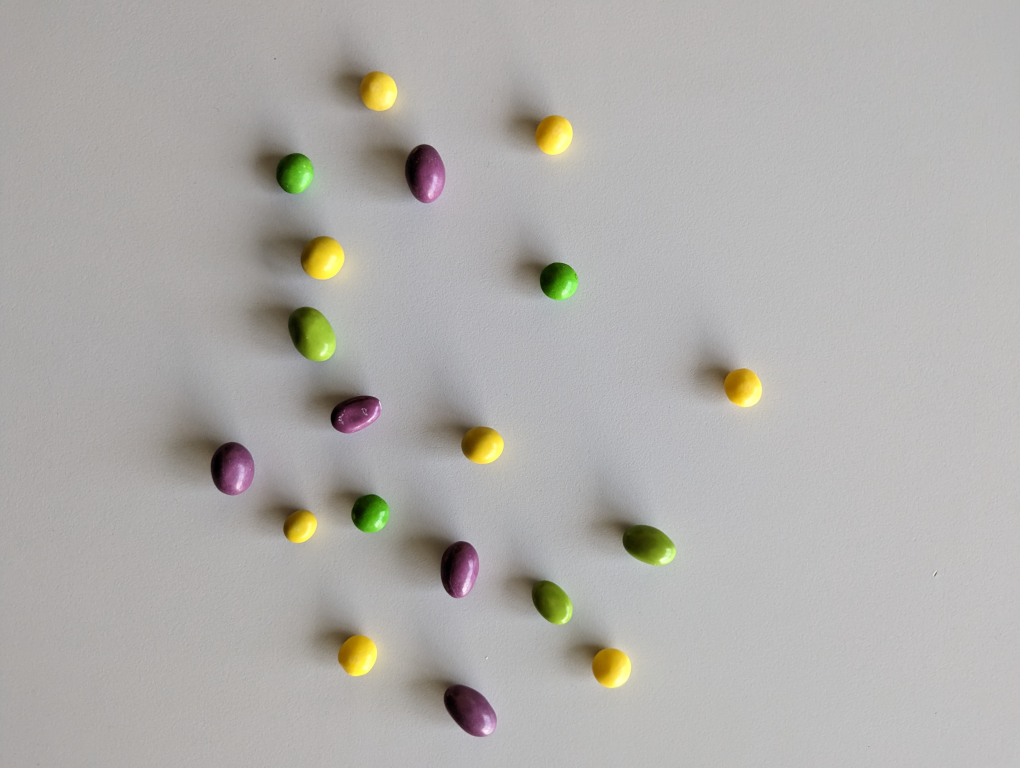
#> input picture data/2.jpg, 4080 x 3072 px (shown at 1/4 size)
$ python main.py
#> lines starting #> are read from the running program, lines starting #| are printed output that depends on the picture; after the words box and inside, x2 and y2 are one past the last pixel; in counts of white or black regions, pixels touching at a corner belong together
import numpy as np
import cv2 as cv


i=2
img=cv.imread('data/'+str(i)+'.jpg')
#> img is the input picture: shape (3072, 4080, 3); mean B, G, R 170.7, 173.9, 176

scale_percent = 25  # percent of original size
width = int(img.shape[1] * scale_percent / 100)
height = int(img.shape[0] * scale_percent / 100)
dim = (width, height)
if(img.shape[1]>2000):
    img = cv.resize(img, dim, interpolation=cv.INTER_AREA)
#> img: shape (768, 1020, 3)

img = cv.medianBlur(img, 5)
#konwersja na hsv
hsv = cv.cvtColor(img, cv.COLOR_BGR2HSV)
#> hsv: shape (768, 1020, 3); mean H, S, V 46.7, 12, 176.9


#progi na zielony
lower_green = np.array([34, 100, 20])
upper_green = np.array([62, 255, 255])

#progi na zolty
lower_yellow = np.array([20, 100, 100])
upper_yellow = np.array([30, 255, 255])

#progi na bordo
lower_purple = np.array([155, 125, 5])
upper_purple = np.array([179, 255, 125])

#progi na czerwony
lower_red = np.array([140, 100, 160])
upper_red = np.array([179, 255, 255])


#maska
mask = cv.inRange(hsv, lower_green, upper_green)
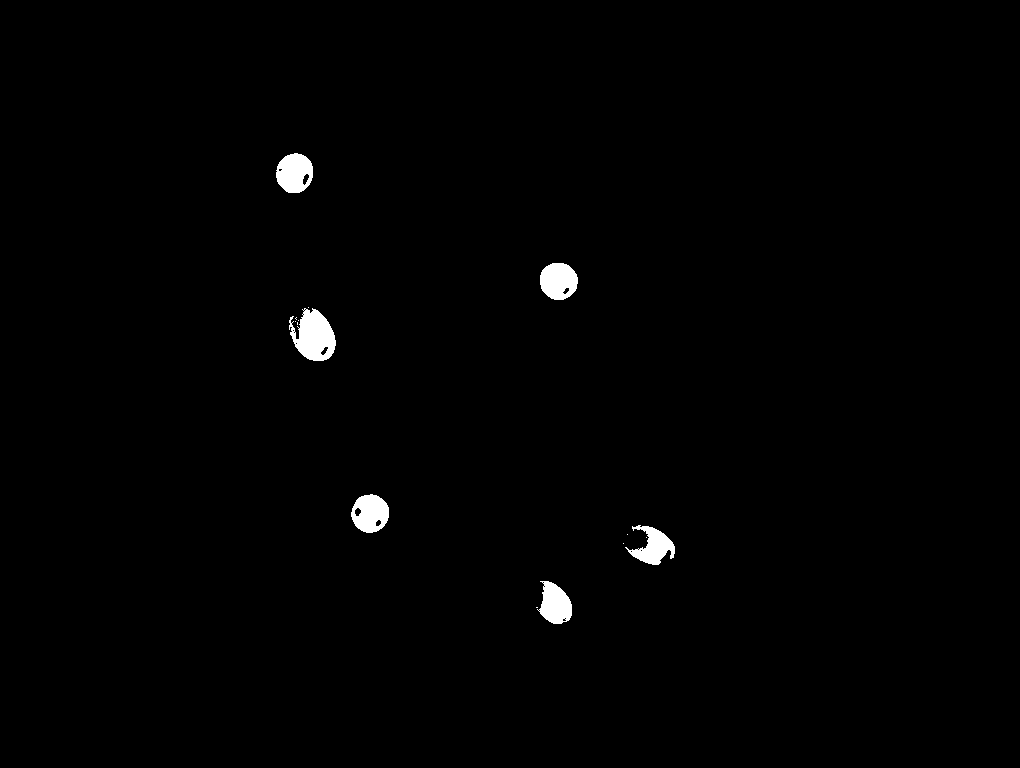
#> mask: shape (768, 1020); 0.89% white; 15 white regions (9 under 20 px), largest, box (x1, y1, x2, y2) and area: (289, 308, 336, 361) 1625, (276, 153, 313, 193) 1123, (540, 263, 578, 300) 1101, (351, 494, 389, 533) 1083, (537, 581, 572, 624) 1012, (625, 525, 675, 565) 988
mask_yellow = cv.inRange(hsv, lower_yellow, upper_yellow)
#> mask_yellow: shape (768, 1020); 1.1% white; 13 white regions (5 under 20 px), largest, box (x1, y1, x2, y2) and area: (302, 236, 344, 279) 1265, (338, 634, 377, 676) 1225, (588, 646, 630, 688) 1116
mask_purple = cv.inRange(hsv, lower_purple, upper_purple)
#> mask_purple: shape (768, 1020); 0.4% white; 14 white regions (9 under 20 px), largest, box (x1, y1, x2, y2) and area: (332, 396, 376, 431) 777, (442, 543, 470, 595) 659, (409, 148, 431, 198) 608, (445, 687, 472, 730) 587, (213, 444, 235, 490) 455
mask_red = cv.inRange(hsv, lower_red, upper_red)
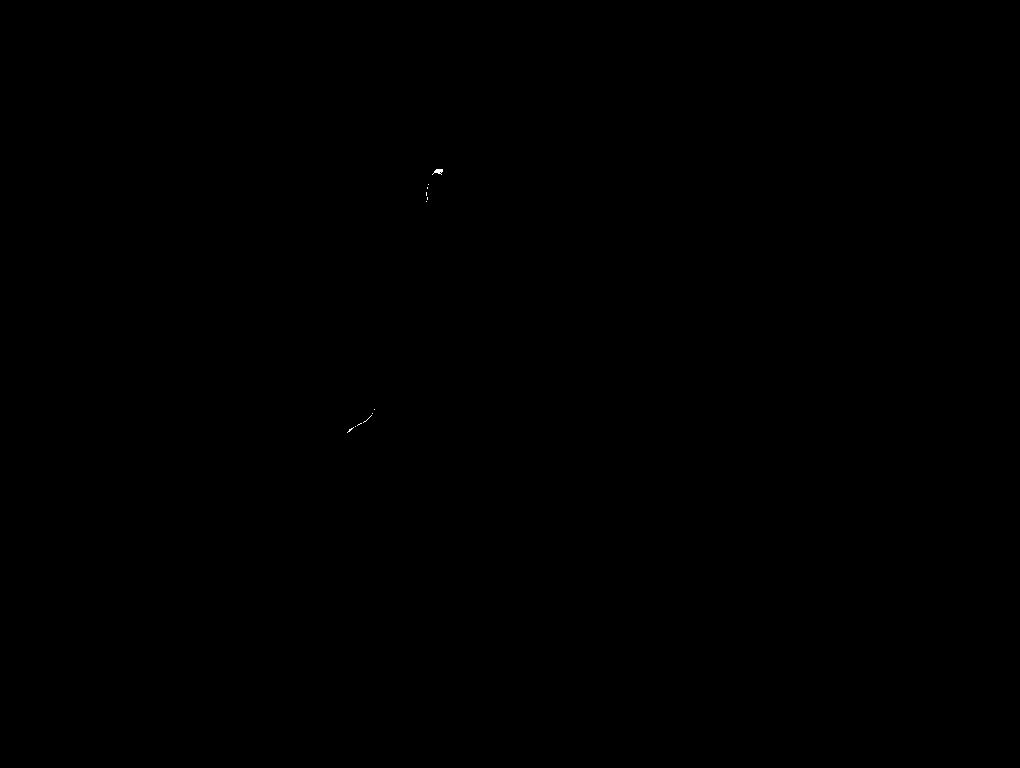
#> mask_red: shape (768, 1020); 0.01% white in thin lines or dots, all inside (x1, y1, x2, y2) = (347, 169, 443, 433)


blur = cv.medianBlur(mask, 5)
#> blur: shape (768, 1020); 0.89% white; 7 white regions (1 under 20 px), largest, box (x1, y1, x2, y2) and area: (290, 309, 336, 361) 1618, (276, 153, 313, 193) 1136, (540, 263, 578, 300) 1109, (351, 494, 389, 533) 1100, (539, 581, 572, 624) 1008, (629, 526, 675, 565) 978
blur_yellow = cv.medianBlur(mask_yellow, 5)
#> blur_yellow: shape (768, 1020); 1.1% white; 9 white regions (1 under 20 px), largest, box (x1, y1, x2, y2) and area: (302, 236, 344, 279) 1272, (338, 634, 377, 676) 1229, (360, 71, 397, 111) 1113
blur_purple = cv.medianBlur(mask_purple, 5)
#> blur_purple: shape (768, 1020); 0.39% white; 6 white regions (1 under 20 px), largest, box (x1, y1, x2, y2) and area: (332, 397, 375, 431) 778, (444, 544, 469, 594) 638, (447, 688, 471, 730) 602, (410, 149, 430, 196) 600, (215, 445, 234, 489) 443
blur_red = cv.medianBlur(mask_red, 5)
#> blur_red: shape (768, 1020); 0% white; 1 white region, box (x1, y1, x2, y2) and area: (435, 169, 442, 174) 25

closing = cv.morphologyEx(blur, cv.MORPH_CLOSE, np.ones((3, 3), np.uint8), iterations=2)
#> closing: shape (768, 1020); 0.91% white; 6 white regions, box (x1, y1, x2, y2) and area: (290, 309, 336, 361) 1673, (276, 153, 313, 193) 1168, (351, 494, 389, 533) 1141, (540, 263, 578, 300) 1120, (539, 581, 572, 624) 1011, (629, 526, 675, 565) 995
closing_yellow = cv.morphologyEx(blur_yellow, cv.MORPH_CLOSE, np.ones((3, 3), np.uint8), iterations=2)
#> closing_yellow: shape (768, 1020); 1.1% white; 9 white regions (1 under 20 px), largest, box (x1, y1, x2, y2) and area: (302, 236, 344, 279) 1279, (338, 634, 377, 676) 1235, (360, 71, 397, 111) 1131
closing_purple = cv.morphologyEx(blur_purple, cv.MORPH_CLOSE, np.ones((3, 3), np.uint8), iterations=2)
#> closing_purple: shape (768, 1020); 0.4% white; 6 white regions (1 under 20 px), largest, box (x1, y1, x2, y2) and area: (332, 397, 375, 431) 802, (444, 544, 469, 594) 639, (447, 688, 471, 730) 609, (410, 149, 430, 196) 600, (215, 445, 234, 489) 450
closing_red = cv.morphologyEx(blur_red, cv.MORPH_CLOSE, np.ones((3, 3), np.uint8), iterations=2)

res_green = cv.bitwise_and(img, img, mask=closing)
res_green2gray = cv.cvtColor(res_green, cv.COLOR_RGB2GRAY)

res_yellow = cv.bitwise_and(img, img, mask=closing_yellow)
res_yellow2gray = cv.cvtColor(res_yellow, cv.COLOR_RGB2GRAY)

res_purple = cv.bitwise_and(img, img, mask=closing_purple)
res_purple2gray = cv.cvtColor(res_purple, cv.COLOR_RGB2GRAY)

res_red = cv.bitwise_and(img, img, mask=closing_red)
res_red2gray = cv.cvtColor(res_red, cv.COLOR_RGB2GRAY)


# circles=None

circles = cv.HoughCircles(res_green2gray, cv.HOUGH_GRADIENT,
                          1.6, 40, param1=100, param2=12, minRadius=10,maxRadius=20)
#> circles = [[557.6, 280.8, 18.96], [368.8, 512.8, 18.96], [293.6, 175.2, 17.2], [556, 607.2, 15.44], [648.8, 544.8, 18.96], [316, 343.2, 18.96]]
circles_yellow = cv.HoughCircles(res_yellow2gray, cv.HOUGH_GRADIENT,
                          1.6, 40, param1=100, param2=12, minRadius=10,maxRadius=20)
#> circles_yellow = [[610.4, 666.4, 18.96], [357.6, 655.2, 18.96], [552.8, 133.6, 18.96], [378.4, 90.4, 18.96], [482.4, 445.6, 18.96], [741.6, 384.8, 17.2], [325.6, 256.8, 18.96], [296.8, 522.4, 18.96]]
circles_purple = cv.HoughCircles(res_purple2gray, cv.HOUGH_GRADIENT,
                          1.6, 40, param1=100, param2=12, minRadius=10,maxRadius=20)
#> circles_purple = [[352.8, 426.4, 18.96], [464.8, 580, 15.44], [434.4, 173.6, 15.44], [232.8, 471.2, 11.6]]
circles_red = cv.HoughCircles(res_red2gray, cv.HOUGH_GRADIENT,
                          1.6, 40, param1=100, param2=12, minRadius=10,maxRadius=20)
#> circles_red = None


#print(circles)
if circles is not None:
    circles = np.uint16(np.around(circles))
#> circles = [[558, 281, 19], [369, 513, 19], [294, 175, 17], [556, 607, 15], [649, 545, 19], [316, 343, 19]]
    green_size = circles.size / 3
    print('green=' + str(green_size))
#| green=6.0

    for i in circles[0, :]:
        # draw the outer circle
        cv.circle(img, (i[0], i[1]), i[2], (0, 255, 0), 2)
#> this loop made 6 passes
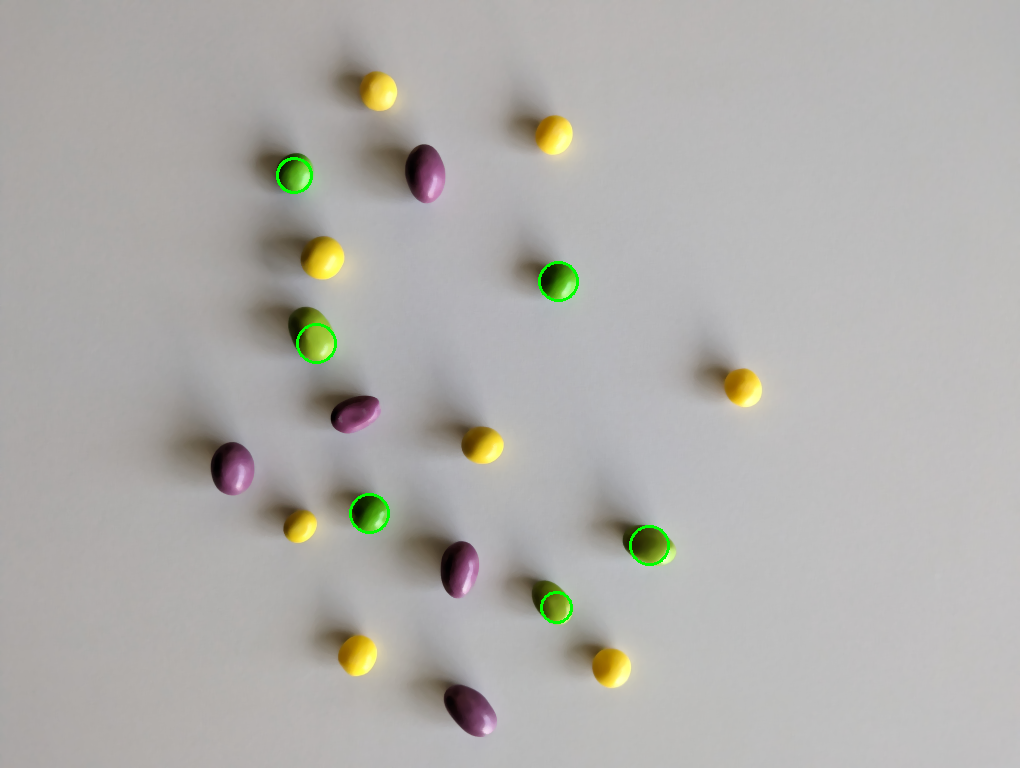
#> img: shape (768, 1020, 3); mean B, G, R 170.5, 174.2, 175.8
else:
    print('no green')
if circles_yellow is not None:
    circles_yellow = np.uint16(np.around(circles_yellow))
#> circles_yellow = [[610, 666, 19], [358, 655, 19], [553, 134, 19], [378, 90, 19], [482, 446, 19], [742, 385, 17], [326, 257, 19], [297, 522, 19]]
    yellow_size = circles_yellow.size / 3
    print('yellow=' + str(yellow_size))
#| yellow=8.0

    for i in circles_yellow[0, :]:
        # draw the outer circle
        cv.circle(img, (i[0], i[1]), i[2], (0, 255, 255), 2)
#> this loop made 8 passes
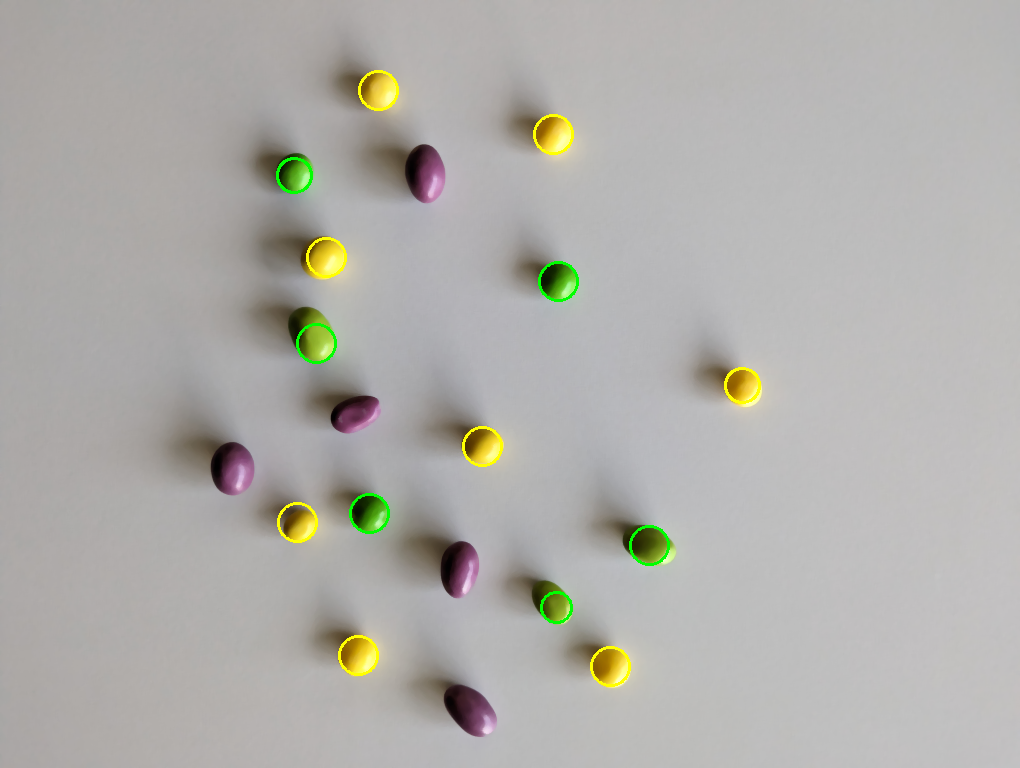
#> img: shape (768, 1020, 3); 0.35% of pixels changed, all inside (x1, y1, x2, y2) = (277, 70, 761, 687)
else:
    print('no yellow')

if circles_purple is not None:
    circles_purple = np.uint16(np.around(circles_purple))
#> circles_purple = [[353, 426, 19], [465, 580, 15], [434, 174, 15], [233, 471, 12]]
    purple_size = circles_purple.size / 3
    print('purple=' + str(purple_size))
#| purple=4.0

    for i in circles_purple[0, :]:
        # draw the outer circle
        cv.circle(img, (i[0], i[1]), i[2], (250, 230, 230), 2)
#> this loop made 4 passes
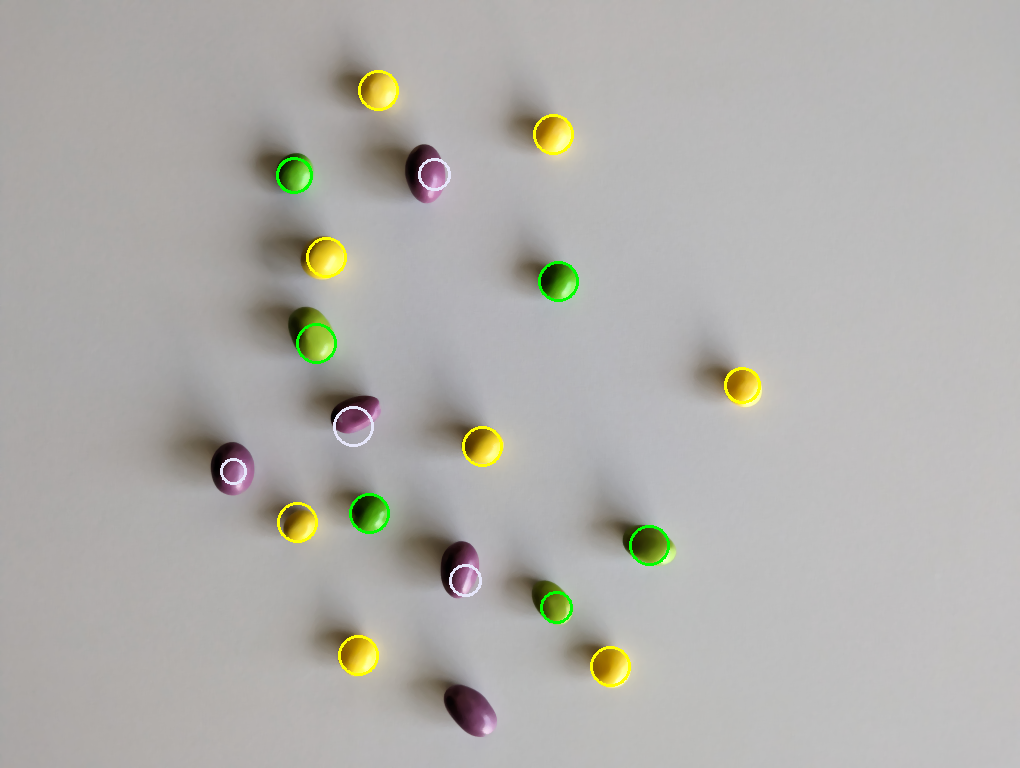
#> img: shape (768, 1020, 3); 0.14% of pixels changed, all inside (x1, y1, x2, y2) = (220, 158, 482, 597)
else:
    print('no purple')

if circles_red is not None:
    circles_red = np.uint16(np.around(circles_red))
    red_size = circles_red.size / 3
    print('red=' + str(red_size))

    for i in circles_red[0, :]:
        # draw the outer circle
        cv.circle(img, (i[0], i[1]), i[2], (0, 0, 255), 2)
else:
    print('no red')

cv.imshow(str(1), img)


cv.waitKey(0)
